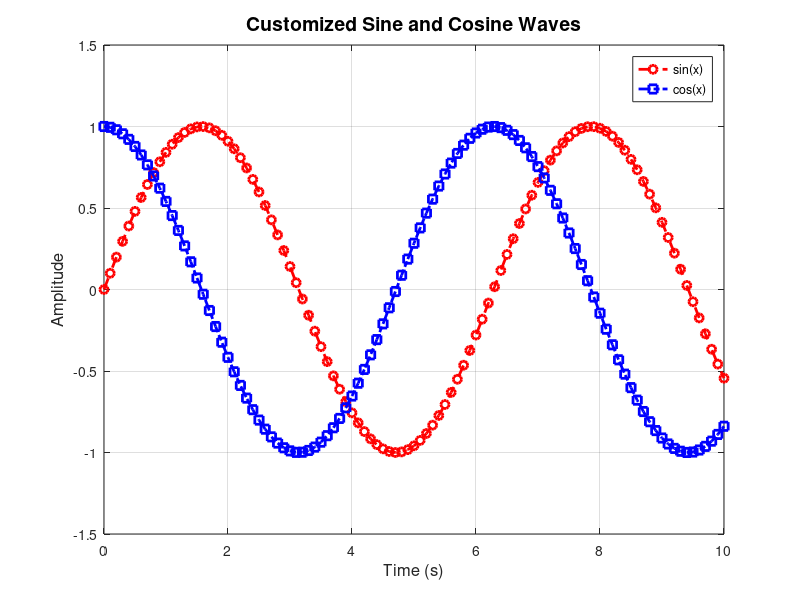

Write MATLAB code to recreate this figure.
x = 0:0.1:10;
y1 = sin(x);
y2 = cos(x);

figure;

plot(x, y1, 'r--o', 'LineWidth', 2, 'MarkerSize', 6); hold on;
plot(x, y2, 'b-.s', 'LineWidth', 2, 'MarkerSize', 6);

title('Customized Sine and Cosine Waves', 'FontSize', 14, 'FontWeight', 'bold');
xlabel('Time (s)', 'FontSize', 12);
ylabel('Amplitude', 'FontSize', 12);

legend({'sin(x)', 'cos(x)'}, 'Location', 'northeast');
grid on;

xlim([0 10]);
ylim([-1.5 1.5]);
xticks(0:2:10);
yticks(-1.5:0.5:1.5);

saveas(gcf, 'day24_custom_plot.png');
